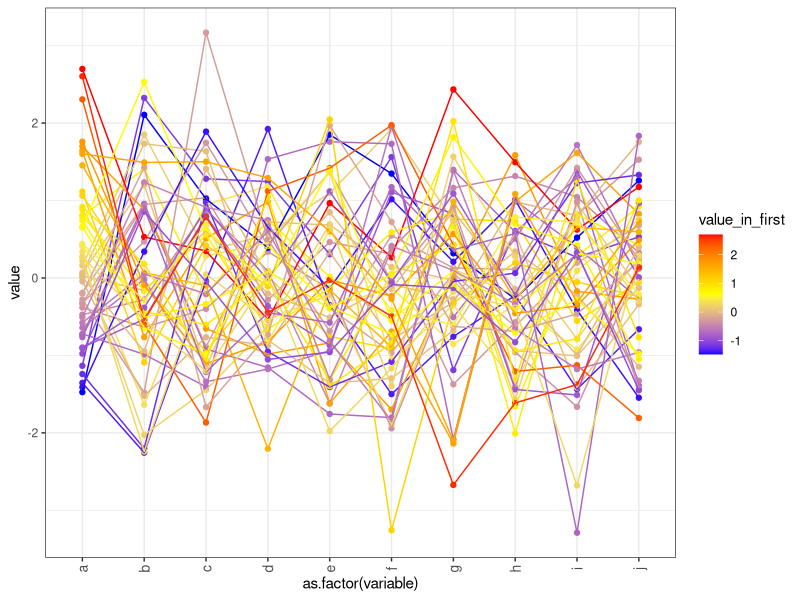

Write the R code that produced this figure.
##'----------------------------------------------------------------------------------------------------#
##'  Author      : BSU - Dr. Simon Cockell                                                             |
##'  Version     : 1.3                                                                                 |
##'  Language    : R Statistical Programming Language                                                  |
##'  Developers  : Dr. Simon Cockell                                                                   |
##'                Andrew Skelton                                                                      |
##'  Description : An R function that takes an expression set and optionally a character               |
##'                vector for custom x-axis labels. Produces a "GeneSpring" style profile plot from    |
##'                microarray data.                                                                    |
##'  Parameters  : expression_matrix | type: expressionset | Required | Def: NA                        |
##'                treatments        | type: chr vector    | Optional | Def: colnames of expressionset |
##'                sep               | type: logical       | Optional | Def: FALSE                     |
##'----------------------------------------------------------------------------------------------------#

##'Test Inputs
# expression_matrix <- exprs(eset.spike[,1:36])
# treatments <- treatment

require(ggplot2)
require(reshape2)

##' This function plots a "GeneSpring" style profile plot from microarray data
plot_profile <- function(expression_matrix, treatments=colnames(expression_matrix), sep=FALSE) {

    ##' Rearrange the data matrix as a data frame, and add a column for grouping
    for_profile <- as.data.frame(expression_matrix)
    for_profile$probe <- row.names(for_profile)
    ##' melt the data into the long form (1 row per observation)
    melted <- melt(for_profile, id='probe')
    ##'This provides the slot for 'melted' to determine how to split the facets
    melted$facet_split = rep(treatments, each=nrow(for_profile))
    ##' order by the grouping factor (probe name)
    melted <- melted[with(melted, order(probe)), ]
    ##' Add an observation to colour by (as with GeneSpring plots, this is expression
    ##' in the left-most array)
    melted$value_in_first = rep(melted[melted$probe==melted$probe & melted$variable==colnames(expression_matrix)[1],]$value,
                                each=ncol(expression_matrix))
    ##' construct the plot in ggplot2, grouping by probe, and colouring by expression
    ##' in the first sample
    g <- ggplot(data=melted, aes(x=as.factor(variable), y=value)) +
                      #theme(axis.text.x = element_blank()) +
                      theme_bw() +
                      theme(axis.text.x  = element_text(angle=90, vjust=0.5, size=10)) +
                      geom_point(aes(group=probe, colour=value_in_first)) +
                      geom_line(aes(group=probe, colour=value_in_first)) +
                      scale_x_discrete(breaks=levels(factor(melted$variable))) +
                      #scale_x_discrete(breaks=levels(factor(melted$variable)) , labels=treatment) +
                      scale_colour_gradient2(low='blue', high='red', mid='yellow',
                                             midpoint=(max(melted$value_in_first) + min(melted$value_in_first))/2)

    if(sep == TRUE){
      g <- g + facet_grid(. ~ facet_split, space="free", scales="free_x")
    }
    print(g)
}

##' generate some random, not microarray like data for example
em <- matrix(rnorm(50*10), ncol=10)
colnames(em) <- letters[1:10]
plot_profile(em)
